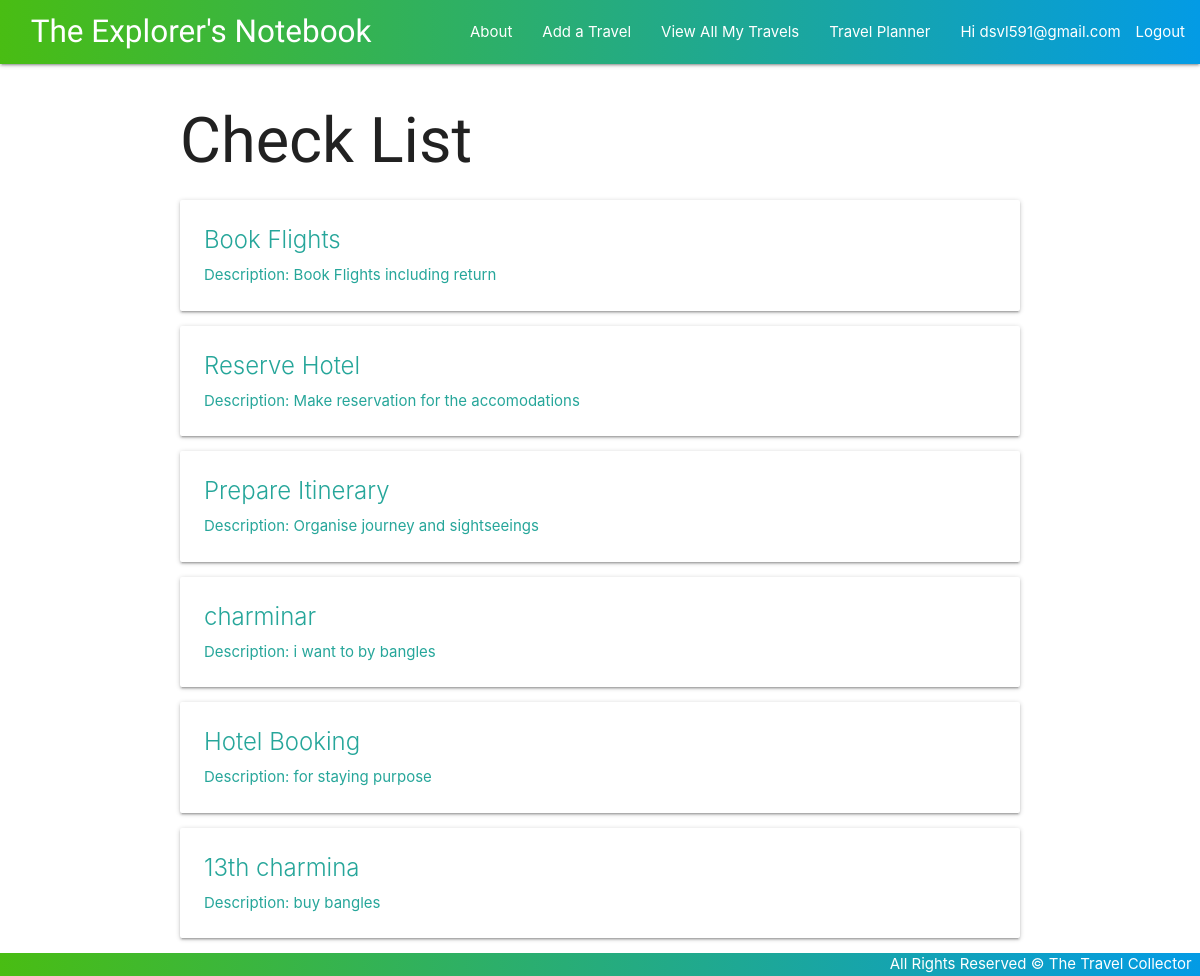
/checklists/ (signed in), run on the app's committed database.
### main_app/models.py (models this page shows, shortened)
class Checklist(models.Model):
    name = models.CharField(max_length=50)
    description = models.CharField(max_length=250)
    user = models.ForeignKey(User, on_delete=models.CASCADE)

### main_app/views.py (the view)
# urls.py: path('checklists/', views.checklists_index, name = 'checklists_index'),
@login_required
def checklists_index(request):
    checklists_list = Checklist.objects.filter(user = request.user)
    return render(request, 'main_app/checklist_list.html', {'checklists_list': checklists_list})

### main_app/templates/main_app/checklist_list.html
{% extends 'base.html' %}
{% block content %}
<h1>Check List</h1>
{% for checklist in checklists_list %}
<a href="{% url 'checklists_detail' checklist.id %}">
    <div class="card">
        <div class="card-content">
            <span class="card-title">{{ checklist.name }}</span>
            <p>Description: {{ checklist.description }}</p>
        </div>
    </div>
</a>
{% endfor %}
{% endblock %}

### main_app/templates/base.html (shortened to what this page needs)
{% load static %}
<!DOCTYPE html>
<html lang="en">
<head>
    <link rel="stylesheet" href="https://cdnjs.cloudflare.com/ajax/libs/materialize/1.0.0/css/materialize.min.css">
    <link rel="stylesheet" href="{% static '/css/style.css' %}">
</head>
<body>
    <header>
    <div class="navbar-fixed">
        <nav>
            <div class="nav-wrapper">
                <a href="{% url 'home' %}" class="left brand-logo"> &nbsp; &nbsp; The Explorer's Notebook</a>
                <ul class="right hide-on-med-and-down">
                    <li><a href="{% url 'about' %}"> About </a></li>
                    {% if user.is_authenticated %}
                    <li><a href="{% url 'travels_create' %}"> Add a Travel </a></li>
                    <li><a href="{% url 'index' %}"> View All My Travels </a></li>
                    <li><a class="dropdown-trigger" href="#!" data-target="dropdown1">Travel Planner</a></li>
                    <li>Hi {{ user.username }}</li>
                    <li><a href="{% url 'logout' %}"> Logout </a> </li>
                    {% else %}
                    <li><a href="{% url 'signup' %}">Signup</a></li>
                    <li><a href="{% url 'login' %}">Login</a></li>
                    {% endif %}
                </ul>
            </div>
        </nav>
    </div>
    </header>
    <main class="container">
        {% block content %}
        {% endblock %}
    </main>
    <footer class="page-footer custom-footer">
        <div class="right">
            All Rights Reserved &copy; The Travel Collector &nbsp;
        </div>
    </footer>
</body>
</html>

### main_app/static/css/style.css (style rules this page uses)
body { display: flex; min-height: 100vh; flex-direction: column; }
h1, .brand-logo { font-family: 'Style Script', cursive; }
nav .nav-wrapper { background: linear-gradient(90deg, #49bd13 0%, #039be5 100%); }
main { flex: 1 0 auto; }
footer.page-footer { padding-top: 0; text-align: right; background: linear-gradient(90deg, #49bd13 0%, #039be5 100%); }
a { color: #26a69a; }

### data on the page
Checklist: name "Book Flights", description "Book Flights including return"
Checklist: name "Reserve Hotel", description "Make reservation for the accomodations"
Checklist: name "Prepare Itinerary", description "Organise journey and sightseeings"
Checklist: name "charminar", description "i want to by bangles"
Checklist: name "Hotel Booking", description "for staying purpose"
Checklist: name "13th charmina", description "buy bangles"

### other printed values
{{ user.username }} "dsvl591@gmail.com"
